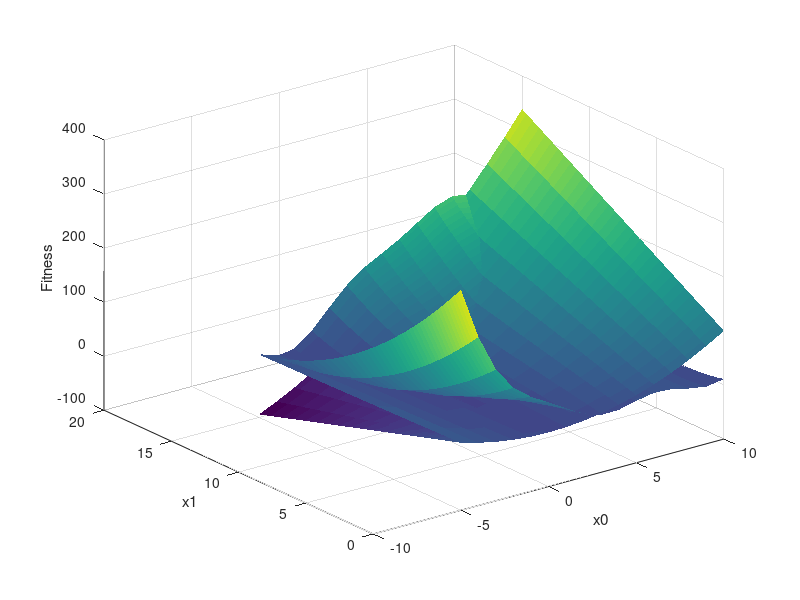

Write the MATLAB code that produced this figure.
a = 1.0;
b = 5.1/(4.0*pi()^2);
c = 5.0/pi();
d = 6.0;
e = 10.0;
f = 1.0/(8.0*pi());

cj = 1;
%for x0 = [-1000:10:1000]
for x0 = [-5:1:10]
    ci = 1;
    for x1 = [0:0.001:15]
        fitness(ci,cj) = a*(x1 - b*x0^2 + c*x0 - d)^2 + e*(1-f)*cos(x0) + e;
        fitness2(ci,cj) = x0^2 + c*x0*x1;
        fitness3(ci,cj) = x0^2 + -x1^.8;
        ci = ci + 1;
    end
    cj = cj + 1;
end
[x,y] = meshgrid([-5:1:10],[0:0.001:15]);

%%
%subplot(1,2,1);surf(x,y,fitness);shading flat;
surf(x,y,fitness);shading flat;
xlabel('x0')
ylabel('x1')
hold on
%subplot(1,2,2);surf(x,y,fitness2);shading flat
maxval = max(fitness(:)/range(fitness(:))+fitness2(:)/range(fitness2(:)));
[row,cols] = find(fitness/range(fitness(:))+fitness2/range(fitness2(:)) == maxval);

[x(row,cols),y(row,cols)];


minval = min(fitness(:));
[row,cols] = find(fitness == minval);
[x(row,cols),y(row,cols)]

minval2 = min(fitness2(:));
[row2,cols2] = find(fitness2 == minval2);
[x(row2,cols2),y(row2,cols2)]

surf(x,y,fitness3);shading flat
surf(x,y,fitness2);shading flat
xlabel('x0')
ylabel('x1')
zlabel('Fitness')
% %%
% % subplot(1,2,1)
% % imagesc([-5:1:10],[0:0.001:15],fitness)
% % xlabel('x0')
% % ylabel('x1')
% % 
% % subplot(1,2,2)
% % imagesc([-5:1:10],[0:0.001:15],fitness2)
% % xlabel('x0')
% % ylabel('x1')
% 
% %%
% figure(3)
% subplot(1,2,1);
% %surf(x,y,fitness);shading flat;
% imagesc([-5:1:10],[0:0.001:15],fitness);shading flat; bc = colorbar
% xlabel('x0')
% ylabel('x1')
% zlabel('Fitness')
% ylabel(bc,'Fitness');
% hold on
% subplot(1,2,2);
% %surf(x,y,fitness2);shading flat
% imagesc([-5:1:10],[0:0.001:15],fitness2);shading flat; bc2 = colorbar
% xlabel('x0')
% ylabel('x1')
% zlabel('Fitness')
% ylabel(bc2,'Fitness');
